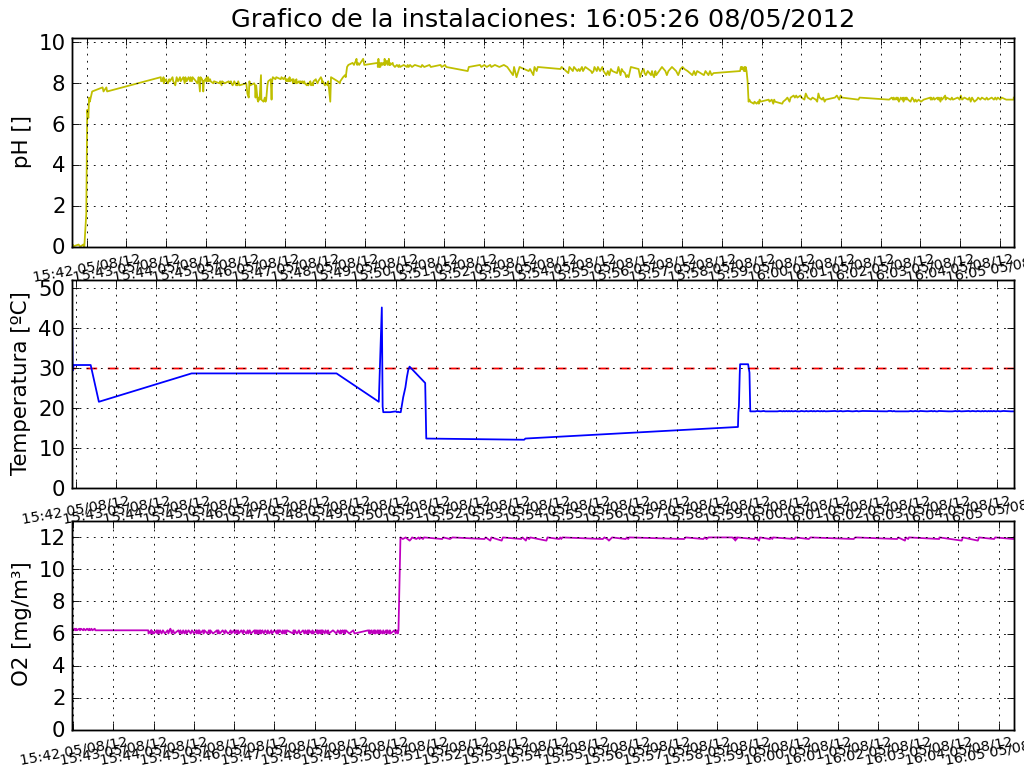

Python code for this plot:
# -*- encoding: utf-8 -*-
#!/usr/bin/python

"""Este modulo se encarga de generar los graficos de todas las tablas 
en la base de datos y guardarlos a disco"""

from models.lista import lista_de_valores

#Importamos todo lo relativo a graficos y matematica
import matplotlib as mpl
import matplotlib.pyplot as plt
import numpy as np
import datetime as dt
import date
import pylab
import matplotlib
import matplotlib.dates
import datetime
from matplotlib.dates import DateFormatter
from pylab import *

#Importamos el modulo para acceder a la base de datos
import sqlite3

from os.path import join
from models.conf import direccion

plt.subplots_adjust(hspace=.16, left=.07, right=.99, top=.95,bottom=.05 )

def DesdeAca(base):
    #print len (base)
    base.reverse()
    #print base[0][1], base[-1][1]
    """Busca la fecha de un d"""
    #base.reverse()
    print base[0][1]
    for n,j in enumerate(base):
        fecha = j[1]
        if datetime.datetime.now() - fecha > datetime.timedelta(days=1):
            #print fecha
            #import sys
            #sys.exit()
            #print "less"
            return n
    return n

def abrelabase(tabla):
    from os import system
    #system("cp DataBase/example example2")
    import os
    os.system("cp DataBase/example DataBase/temp15")
    conn = sqlite3.connect(join(direccion, 'DataBase/example'), detect_types=sqlite3.PARSE_DECLTYPES|sqlite3.PARSE_COLNAMES)
    c = conn.cursor()
    c.execute('select * from %s' % tabla)
#    row = c.fetchone()
#    print type(row[1])
    lista = list(c) 
    #print len(lista)   
    c.close()
    conn.close()
    os.system("rm DataBase/temp15")
    return lista

def AbreParsea(objetos):
    for j, i in enumerate(objetos):
        if i["nombre"] != "caldera" and i["nombre"] != "SCADA":
            #print i["nombre"]
            array0 = array1 = array2 =np.array([])

            archivo = abrelabase(i["nombre"])
            #print len(archivo)
            usar = DesdeAca(archivo)
            #print usar
            #print archivo[0][1] > archivo[-1][1]
            archivo = archivo[:usar]
            print archivo[0][1], "-"+ str(archivo[-1][1])
            #print  len(archivo)

        #    print archivo

            for k in archivo:
                numero = k[0]
                fecha = k[1]
                array0 = np.append(array0, numero)
                array1 = np.append(array1, fecha)
            
            array2 = list()
            array2.append(array1[0])
            array2.append(array1[-1])

            var = 30

            ax = plt.subplot(310 + j +1 )
            if not j:
                ax.set_title('Grafico de la instalaciones: '+ date.NOWlog())
            plt.plot()
            plt.plot_date(mpl.dates.date2num(array2),[var,var],linestyle='--',marker='',c="r")
            plt.grid()
            plt.plot_date(mpl.dates.date2num(array1), array0, linestyle='-', marker='',xdate=.8, c=i["color"]);
            ax.xaxis.set_major_formatter(DateFormatter('%H:%M %D'))
            #print i   
            plt.ylabel(u"%s [%s]" % (i["formal"], i["unidad"]) )
            ylim(0, array0.max() + 1)

            plt.setp(ax.get_xticklabels(),'rotation',10, fontsize=8)

    plt.savefig(join(direccion, "grafico.png") ,dpi=1024/8)
    print "Grafico listo"
    
    #plt.show()


"""
    array0 = array1 = array2 =np.array([])r


    archivo =  tablas = abrelabase('o2')
    usar = DesdeAca(archivo)
    archivo = abrelabase('o2')[usar:]
    
    for i in archivo:
        rfecha = str(i[1])
        numero = i[0]
        #print i
        #print rfecha[-4:], rfecha[-7:-5], rfecha[-10:-8], rfecha[0:2], rfecha[3:5], rfecha[6:8]  
        fecha = i[1]
        #print fecha
        array0 = np.append(array0, numero)
        array1 = np.append(array1, fecha)

    array2 = list()
    array2.append(array1[0])
    array2.append(array1[-1])
    var = 7
    ax = plt.subplot(312)
    plt.plot_date(mpl.dates.date2num(array2),[var,var],linestyle='--',marker='',c='r')
    plt.grid()
    plt.plot_date(mpl.dates.date2num(array1), array0, linestyle='-', marker='',xdate=.8,c='y')
    ax.xaxis.set_major_formatter(DateFormatter('%H:%M'))    
    plt.setp(ax.get_xticklabels(),'rotation',40,fontsize=8)
    ylim(0, 20)
    plt.ylabel(u"Oxigeno[mg/l]") 



    array0 = array1 = array2 =np.array([])
    archivo = abrelabase('ph')
    usar = DesdeAca(archivo)
    archivo = abrelabase('ph')[usar:]

    for i in archivo:
        rfecha = str(i[1])
        numero = i[0]
#        print i
#        print rfecha[-4:], rfecha[-7:-5], rfecha[-10:-8], rfecha[0:2], rfecha[3:5], rfecha[6:8]  
        fecha = i[1]
#        print fecha
        array0 = np.append(array0, numero)
        array1 = np.append(array1, fecha)

    array2 = list()
    array2.append(array1[0])
    array2.append(array1[-1])
    var = 7
    ax = plt.subplot(313)
    plt.plot_date(mpl.dates.date2num(array2),[var,var],linestyle='--',marker='',c='r')
    plt.xlabel("Horas")
    plt.grid()
    plt.plot_date(mpl.dates.date2num(array1), array0, linestyle='-', marker='',xdate=.8,c='g');
    ax.xaxis.set_major_formatter(DateFormatter('%H:%M'))    
    plt.setp(ax.get_xticklabels(),'rotation',40,fontsize=8)
    ylim(0, 14)
    plt.ylabel("Ph")
    plt.savefig('grafico1.png' ,dpi=1024/8)
    plt.show()
    print 'Grafico listo'
"""



if __name__ == '__main__':
    AbreParsea(lista_de_valores)
#    print DesdeAca(abrelabase('ph'))
    #plt.show()
